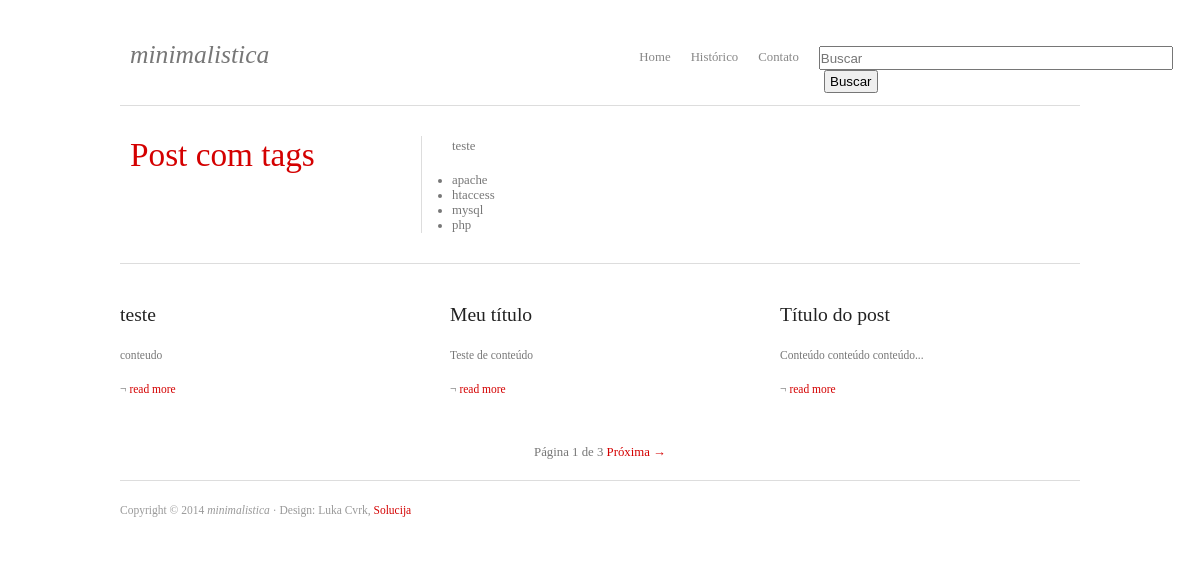
The page / on the database its author committed.
### tables this page shows
CREATE TABLE IF NOT EXISTS `posts` (
  `id` int(11) NOT NULL AUTO_INCREMENT,
  `titulo` varchar(500) NOT NULL,
  `conteudo` longtext NOT NULL,
  `publicado` tinyint(1) NOT NULL,
  `imagem` varchar(50) NOT NULL,
  `categoria_id` int(11) NOT NULL,
  PRIMARY KEY (`id`),
  KEY `categoria_id` (`categoria_id`)
);

### index.php (the view, shortened to what this page needs)
<?php
	require_once 'util/bd.php';
	$pagina = isset($_GET['pagina'])? $_GET['pagina']: 1;
	$posts_por_pagina = 4;
	$busca = isset($_GET['busca'])? $_GET['busca']: '';
	$stmt = $bd->prepare('SELECT COUNT(*) AS qtd_posts FROM posts WHERE conteudo LIKE ?');
	$stmt->bindValue(1, '%'.$busca.'%');
	$stmt->execute();
	$row = $stmt->fetch();
	$qtd_posts = $row['qtd_posts'];
	$qtd_paginas = ceil($qtd_posts/$posts_por_pagina);
	$offset = $posts_por_pagina * ($pagina - 1);
	$sql = <<<SQL
		SELECT p.id, p.titulo, p.conteudo, GROUP_CONCAT(DISTINCT t.titulo) AS tags
		FROM posts p
		LEFT JOIN post_tags pt ON p.id = pt.post_id
		LEFT JOIN tags t ON t.id = pt.tag_id
		WHERE conteudo LIKE ?
		GROUP BY p.id, p.titulo, p.conteudo
		ORDER BY p.id DESC
		LIMIT 4
		OFFSET {$offset}
SQL;
	$stmt = $bd->prepare($sql);
	$stmt->bindValue(1, '%'.$busca.'%');
	$stmt->execute();
?>
<!DOCTYPE html PUBLIC "-//W3C//DTD XHTML 1.0 Strict//EN" "http://www.w3.org/TR/xhtml1/DTD/xhtml1-strict.dtd">
<html xmlns="http://www.w3.org/1999/xhtml">
<head>
	<link rel="stylesheet" href="css/main.css" type="text/css" />
</head>
<body>
	<div id="content">
		<h1>minimalistica</h1>
		<ul id="menu">
			<li><a href="index.html">Home</a></li>
			<li><a href="historico.html">Histórico</a></li>
			<li><a href="contato.html">Contato</a></li>
		</ul>
		<div class="busca">
			<form>
				<input type="text" placeholder="Buscar" name="busca" value="<?php echo $busca; ?>" />
				<input type="submit" value="Buscar"/>
			</form>
		</div>
		<?php $primeiro_post = $stmt->fetch(); ?>
		<div class="post">
			<div class="details">
				<h2><a href="#"><?php echo $primeiro_post['titulo']; ?></a></h2>
			</div>
			<div class="body">
				<p><?php echo $primeiro_post['conteudo']; ?></p>
				<div class="tags">
					<ul>
						<?php $lista_tags = explode(',', $primeiro_post['tags']); ?>
						<?php if($primeiro_post['tags'] !== null): ?>
							<?php foreach ($lista_tags as $tag): ?>
								<li><?php echo $tag ?></li>
							<?php endforeach; ?>
						<?php endif; ?>
					</ul>
				</div>
			</div>
		</div>
		<?php $i = 1; ?>
		<?php while ($post = $stmt->fetch()): ?>
			<div class="col <?php echo ($i % 3 === 0)? 'last': ''; ?>">
				<?php $i++ ?>
				<h3><a href="#"><?php echo $post['titulo']; ?></a></h3>
				<p><?php echo substr($post['conteudo'], 0, 100); ?></p>
				<p>&not; <a href="#">read more</a></p>
			</div>
		<?php endwhile; ?>
		<div class="paginacao">
			Página <?php echo $pagina ?> de <?php echo $qtd_paginas ?>
			<?php if($pagina < $qtd_paginas): ?>
				<a href="?pagina=<?php echo $pagina + 1 ?><?php echo $busca? '&busca='.$busca: ''; ?>">Próxima &#8594;</a>
			<?php endif; ?>
		</div>
		<div id="footer">
			<p>Copyright &copy; <?php echo date('Y'); ?> <em>minimalistica</em> &middot; Design: Luka Cvrk, <a href="http://www.solucija.com/" title="Free CSS Templates">Solucija</a></p>
		</div>
	</div>
</body>
</html>

### css/main.css (style rules this page uses)
* { margin:0;padding:0; }
body { font: .8em Georgia, "Times New Roman", Serif; background: #fff; color: #777; }
a { color: #D40000; text-decoration: none; }
p { line-height: 1.7em; margin: 0 0 15px; }
h1 { float: left; font-size: 2em; font-weight: normal; font-style: italic; padding: 0 0 25px 10px; margin: 0 0 10px; }
h2 { font-weight: normal; font-size: 2.6em; padding: 0 0 10px; margin: 0 0 15px; }
h3 { font-size: 1.7em; font-weight: normal; margin: 0 0 20px; }
h3 a { color: #222; }
#content { width: 960px; margin: 40px auto; }
#menu { float: left; margin: 10px 0 0 350px; }
#menu li { display: inline; list-style: none; }
#menu li a { float: left; margin: 0 0 0 20px; color: #888; }
.post { clear: both; padding: 30px 10px; border-top: 1px solid #ddd; border-bottom: 1px solid #ddd; margin: 0 0 40px; }
.post .details { float: left; width: 250px; }
.post .body { float: right; width: 618px; padding: 0 0 0 30px; border-left: 1px solid #ddd; }
.col { width: 290px; margin: 0 40px 30px 0; float: left; font-size: .9em; }
.col.last { margin-right: 0; }
#footer { clear: both; border-top: 1px solid #ddd; padding: 20px 0; font-size: .9em; color: #999; }
input:not([type="submit"]):not([type="checkbox"]), select { height: 20px; }
input:not([type="submit"]):not([type="checkbox"]), textarea, select { width: 350px; }
input[type="submit"] { padding: 5px 20px; cursor: pointer; }
.busca { float: left; margin-left: 20px; width: 214px; padding-top: 6px; }
.busca input { width: 151px; float: left; display: block; }
.busca input[type="submit"] { width: 54px; padding: 2px 0; margin-left: 5px; }
.paginacao { text-align: center; margin: 20px 0; }

### rows shown on the page
posts: titulo "Post com tags", conteudo "teste"
posts: titulo "teste", conteudo "conteudo"
posts: titulo "Meu título", conteudo "Teste de conteúdo"
posts: titulo "Título do post", conteudo "Conteúdo conteúdo conteúdo..."

### other values the page prints
$tag "apache"
$tag "htaccess"
$tag "mysql"
$tag "php"
$pagina "1"
$qtd_paginas "3"
